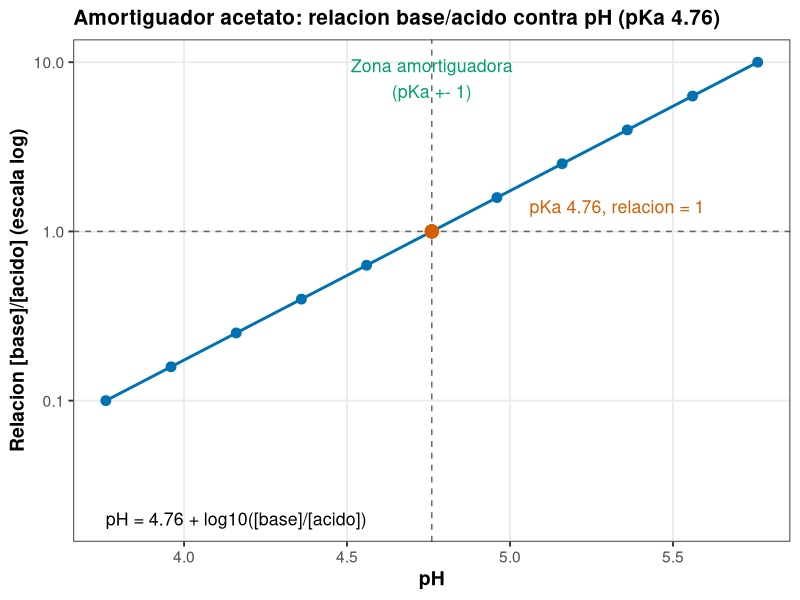
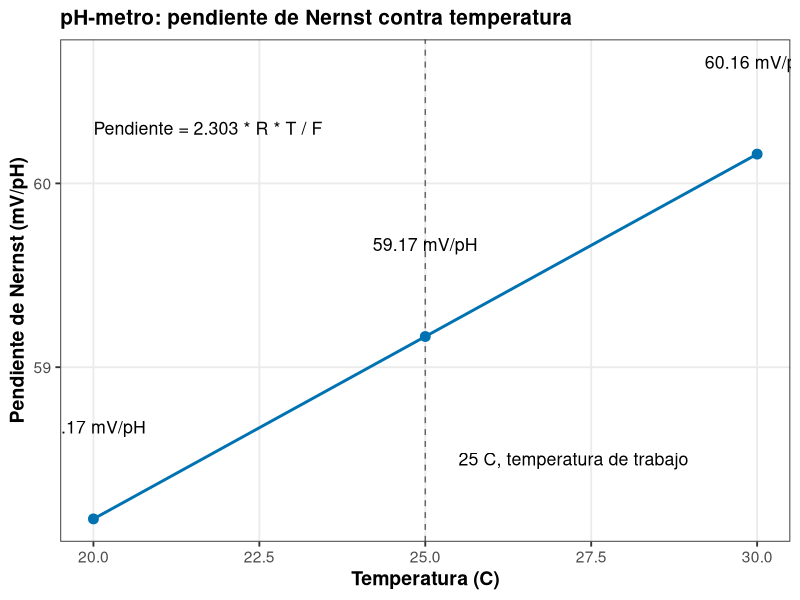
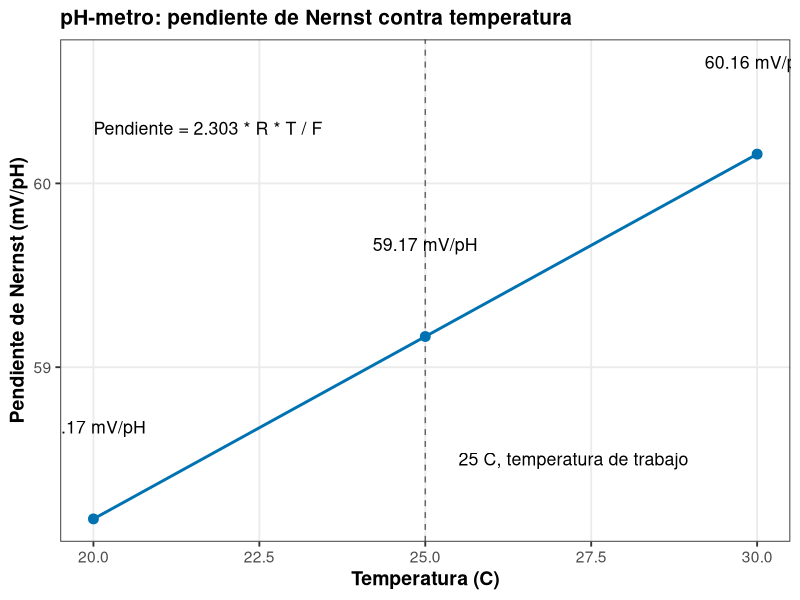
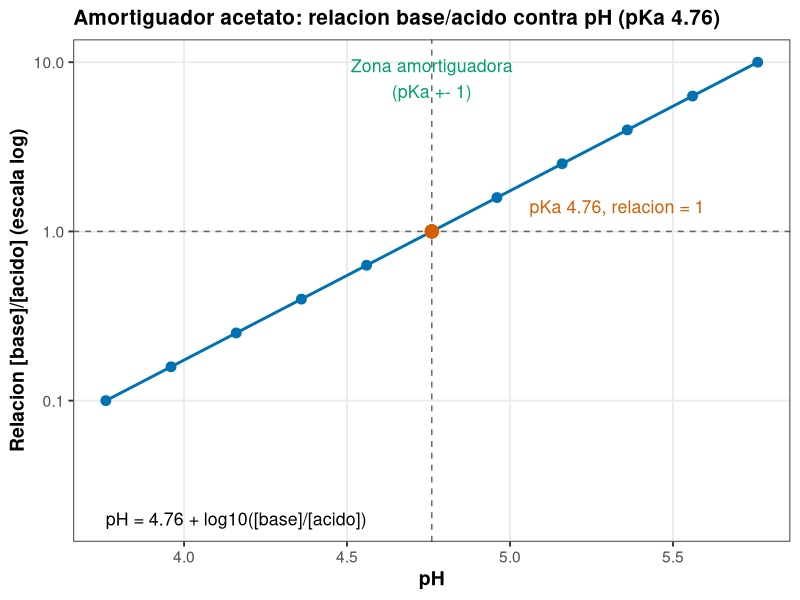

These charts were generated, in order, by the following R code:
# ==========================================================================
# P1. Preparacion de soluciones, filtracion y ajuste de pH
# ==========================================================================
# Autor: Dr. Jose Juan Torres Martinez
# Docente de Ciencias Quimicas
# Universidad Autonoma de San Luis Potosi (UASLP)
# Mexico
#
# Material academico para estudiantes
# Serie "Bioseparaciones" - Laboratorio, Practica 1. Soluciones y pH
#
# Descripcion: Practica 1 del laboratorio: la mesa de preparacion de soluciones y ajuste de pH. Aqui se calcula la masa a pesar para cada solucion con masa = M * V * PM / pureza, y se calcula la relacion base/acido del amortiguador acetato con Henderson-Hasselbalch (pKa 4.76). Los datos de partida son las concentraciones y volumenes pedidos en la practica. Lo que se aprende aqui es lo primero que se hace en cada practica que sigue: preparar bien las soluciones y dejar el pH donde lo pide el protocolo.
#
# Objetivos de aprendizaje:
#   - Calcular la masa a pesar con molaridad, volumen y pureza.
#   - Aplicar Henderson-Hasselbalch a un amortiguador acetato.
#   - Leer en la curva que relacion base/acido da cada pH.

# Datos: datos_preparaciones.csv (soluto, peso molecular, concentracion, volumen y pureza) y datos_amortiguador.csv (pH y relacion base/acido del amortiguador acetato).
# Desarrollo: empezamos en la primera practica del laboratorio, la mesa de preparacion. Primera parada: pesar cada reactivo con la balanza. Segunda parada: el amortiguador acetato y su curva contra pH. En cada parada calculamos y comentamos que significa el resultado antes de seguir.
# ==========================================================================

library(tidyverse)

# --------------------------------------------------------------------------
# Carpeta de trabajo: la del propio script
# --------------------------------------------------------------------------
# El script resuelve solo la carpeta donde esta guardado y la pone como
# carpeta de trabajo, asi los archivos de datos se leen por su nombre y la
# grafica se guarda en la misma carpeta, sin editar rutas.
# Primero prueba la ruta del documento activo en RStudio o Positron, luego
# la ruta del archivo al correr con Rscript o source(), y si nada de eso
# da una ruta, se queda en la carpeta de trabajo actual.
ruta_script <- NULL
if (requireNamespace("rstudioapi", quietly = TRUE) &&
    rstudioapi::isAvailable()) {
  ruta_script <- tryCatch(
    rstudioapi::getActiveDocumentContext()$path,
    error = function(e) NULL
  )
}
if (is.null(ruta_script) || !nzchar(ruta_script)) {
  ruta_script <- tryCatch(sys.frame(1)$ofile, error = function(e) NULL)
}
# Con Rscript el archivo no deja marco en la pila, asi que su ruta viene
# en los argumentos de la linea de comandos (--file=...).
if (is.null(ruta_script) || !nzchar(ruta_script)) {
  archivo <- grep("--file=", commandArgs(trailingOnly = FALSE), value = TRUE)
  if (length(archivo) > 0) {
    ruta_script <- sub("--file=", "", archivo[1])
  }
}
if (!is.null(ruta_script) && nzchar(ruta_script)) {
  setwd(dirname(normalizePath(ruta_script, mustWork = FALSE)))
}

# Estilo de graficas: tema claro y legible, paleta apta para daltonicos
# (Okabe-Ito) y tamano de fuente base mayor, para que las graficas se
# lean bien en el reporte y en la presentacion.
paleta <- c("#0072B2", "#E69F00", "#009E73", "#CC79A7", "#56B4E9", "#D55E00")
tema <- theme_bw(base_size = 14) +
  theme(
    plot.title = element_text(face = "bold", size = 15),
    plot.subtitle = element_text(size = 12),
    axis.title = element_text(face = "bold"),
    legend.position = "bottom",
    legend.title = element_text(face = "bold"),
    panel.grid.minor = element_blank()
  )

# --------------------------------------------------------------------------
# Protocolo (Manual de Practicas, Practica 1. Soluciones y pH)
# --------------------------------------------------------------------------
# En esta practica el trabajo es preparar soluciones, ajustar el pH y filtrar, con lo que se va a usar en las practicas que siguen. Las soluciones las indica el instructor (las soluciones para SDS-PAGE y el buffer de fosfatos).
# Paso 1. Preparacion de soluciones: se repasan molaridad, normalidad, porcentaje en peso, porcentaje en volumen y pureza de los reactivos, y se hacen los calculos para preparar las soluciones indicadas por el instructor.
# Paso 2. Ajuste de pH: se repasan los componentes y el funcionamiento del electrodo de pH, sus cuidados y su limpieza, la calibracion y el efecto de la temperatura. Cuando la molaridad debe ser precisa, el pH se ajusta con su acido o base conjugada; en los demas casos se ajusta con hidroxido de sodio o acido clorhidrico.
# Paso 3. Filtracion: el instructor revisa los componentes y el funcionamiento del sistema de filtracion y las membranas que se usan para filtrar solventes para cromatografia. Se practican filtraciones de agua y de las soluciones preparadas.
# Ecuacion de filtracion convencional (pregunta pre-laboratorio del manual): t/V = (mu * alfa * c / (2 * A^2 * deltaP)) * V + (mu * Rm / (A * deltaP)). t es el tiempo de filtracion, V el volumen filtrado, mu la viscosidad del liquido, alfa la resistencia especifica de la torta, c la concentracion de solidos, A el area de filtracion, deltaP la caida de presion y Rm la resistencia del medio filtrante. La grafica de t/V contra V es una recta: su pendiente da la resistencia de la torta y su ordenada la resistencia del medio.
# Preparacion de acetato de sodio 10 mM (pregunta pre-laboratorio del manual): la tabla de abajo ya trae ese ejemplo trabajado (acetato de sodio 10 mM, 250 mL); la masa sale de la formula de la Parada 1 y el pH se fija con su acido o base conjugada segun Henderson-Hasselbalch.
# Seguridad y reglas (manual): bata blanca de laboratorio obligatoria; cubrebocas y guantes cuando se indique; cuestionario pre-laboratorio entregado antes de empezar; limpiar la mesa de trabajo antes y despues de la practica; no fumar ni consumir alimentos o bebidas en el laboratorio.

# --------------------------------------------------------------------------
# Parada 1. Masa a pesar para cada solucion
# --------------------------------------------------------------------------
# Estamos en la mesa de preparacion con la balanza y los reactivos. Para cada solucion calculamos la masa a pesar con molaridad, volumen, peso molecular y pureza: la pureza corrige que el reactivo no es 100% puro.
# masa (g) = concentracion (mol/L) * volumen (L) * peso molecular (g/mol)
#   / pureza (fraccion). La pureza corrige que el reactivo no es 100% puro.
datos <- read_csv("datos_preparaciones.csv", show_col_types = FALSE)

datos <- datos %>%
  mutate(masa_g = concentracion_M * volumen_L *
           peso_molecular_g_mol / pureza)

# Normalidad y porcentaje en peso (manual: molaridad, normalidad,
# porcentaje en peso y pureza). Normalidad N = molaridad * equivalentes
# por mol: para estas preparaciones acido-base se intercambia un
# equivalente por mol (NaCl, acetato de sodio, fosfato disodico como
# HPO4 2- / H2PO4 - y Tris). Porcentaje en peso/volumen: gramos de
# soluto por 100 mL de solucion.
datos <- datos %>%
  mutate(
    equivalentes_por_mol = 1,
    normalidad_N = concentracion_M * equivalentes_por_mol,
    porcentaje_p_v = masa_g / (volumen_L * 1000) * 100
  )

print(datos)

# --------------------------------------------------------------------------
# Parada 2. Amortiguador acetato: relacion base/acido contra pH
# --------------------------------------------------------------------------
# Seguimos en la mesa de preparacion: ahora armamos el amortiguador acetato. Con Henderson-Hasselbalch calculamos que relacion base/acido da cada pH, para mezclar el amortiguador al pH que pide el protocolo.
# Henderson-Hasselbalch: pH = pKa + log10([base]/[acido]), pKa = 4.76.
# La relacion se calcula de cero: [base]/[acido] = 10^(pH - pKa).
pka <- 4.76

datos_am <- read_csv("datos_amortiguador.csv", show_col_types = FALSE)

datos_am <- datos_am %>%
  mutate(
    relacion_calculada = 10^(ph - pka),
    fraccion_base = relacion_calculada / (1 + relacion_calculada)
  )

print(datos_am)

# --------------------------------------------------------------------------
# Parada 3. Grafica: relacion base/acido contra pH
# --------------------------------------------------------------------------
# Graficamos la relacion base/acido contra el pH en escala logaritmica: la zona sombreada es la zona amortiguadora (pKa +- 1), la linea punteada marca el pKa 4.76, donde la relacion es 1, y el texto trae la ecuacion de Henderson-Hasselbalch.
grafica <- ggplot(
  datos_am,
  aes(x = ph, y = relacion_calculada)
) +
  annotate("rect", xmin = pka - 1, xmax = pka + 1,
           ymin = -Inf, ymax = Inf, fill = paleta[3], alpha = 0.15) +
  annotate("text", x = pka, y = 8,
           label = "Zona amortiguadora\n(pKa +- 1)", size = 4.5,
           color = paleta[3]) +
  geom_vline(xintercept = pka, linetype = "dashed", color = "grey40") +
  geom_hline(yintercept = 1, linetype = "dashed", color = "grey40") +
  geom_line(linewidth = 1, color = paleta[1]) +
  geom_point(size = 3, color = paleta[1]) +
  geom_point(aes(x = pka, y = 1), color = paleta[6], size = 4) +
  annotate("text", x = pka + 0.3, y = 1.4,
           label = "pKa 4.76, relacion = 1", hjust = 0, size = 4.5,
           color = paleta[6]) +
  annotate("text", x = min(datos_am$ph), y = 0.02,
           label = "pH = 4.76 + log10([base]/[acido])", hjust = 0,
           size = 4.5) +
  scale_y_log10() +
  labs(
    x = "pH",
    y = "Relacion [base]/[acido] (escala log)",
    title = "Amortiguador acetato: relacion base/acido contra pH (pKa 4.76)"
  ) +
  tema

print(grafica)

# --------------------------------------------------------------------------
# Parada 4. Efecto de la temperatura en la calibracion del pH-metro
# --------------------------------------------------------------------------
# El electrodo de pH sigue la ecuacion de Nernst: su pendiente es
# 2.303 * R * T / F. Al subir la temperatura sube la pendiente, por eso
# el manual pide revisar el efecto de la temperatura en la calibracion
# y calibrar a la temperatura de trabajo. R = 8.314 J/mol/K,
# F = 96485 C/mol, T en kelvin.
pendiente_nernst <- tibble(
  temperatura_C = c(20, 25, 30),
  temperatura_K = temperatura_C + 273.15
) %>%
  mutate(pendiente_mV_pH = 2.303 * 8.314 * temperatura_K / 96485 * 1000)

print(pendiente_nernst)

grafica_pendiente <- ggplot(
  pendiente_nernst,
  aes(x = temperatura_C, y = pendiente_mV_pH)
) +
  geom_vline(xintercept = 25, linetype = "dashed", color = "grey40") +
  annotate("text", x = 25.5, y = 58.5,
           label = "25 C, temperatura de trabajo", hjust = 0, size = 4.5) +
  geom_line(linewidth = 1, color = paleta[1]) +
  geom_point(size = 3, color = paleta[1]) +
  geom_text(aes(label = paste0(round(pendiente_mV_pH, 2), " mV/pH")),
            nudge_y = 0.5, size = 4.5) +
  annotate("text", x = 20, y = 60.3,
           label = "Pendiente = 2.303 * R * T / F", hjust = 0, size = 4.5) +
  labs(
    x = "Temperatura (C)",
    y = "Pendiente de Nernst (mV/pH)",
    title = "pH-metro: pendiente de Nernst contra temperatura"
  ) +
  tema

print(grafica_pendiente)

ggsave("01_pendiente_nernst.png", grafica_pendiente,
       width = 18, height = 12, units = "cm", dpi = 300)

# --------------------------------------------------------------------------
# 5. Exportar la grafica
# --------------------------------------------------------------------------
# Antes de salir de la mesa de preparacion guardamos la grafica de la practica.
ggsave("01_amortiguador.png", grafica,
       width = 18, height = 12, units = "cm", dpi = 300)

# --------------------------------------------------------------------------
# Interpretacion
# --------------------------------------------------------------------------
# Grafica (pendiente de Nernst contra temperatura): el eje x es la temperatura en C y el eje y es la pendiente en mV/pH; cada punto trae su valor y la linea punteada es 25 C, la temperatura de trabajo.
# - La pendiente sube con la temperatura: 58.17 mV/pH a 20 C, 59.16 mV/pH a 25 C y 60.15 mV/pH a 30 C. Esto significa que un pH-metro calibrado a una temperatura mide mal a otra, y por eso se calibra a la temperatura de trabajo.
# Grafica (relacion base/acido contra pH): el eje x es el pH (adimensional) y el eje y es la relacion [base]/[acido] en escala log (adimensional); la zona sombreada es la zona amortiguadora (pKa +- 1) y el punto marcado es el pKa, donde la relacion es 1.
# - La masa a pesar crece con la concentracion, el volumen y el peso molecular, y sube un poco al corregir por pureza. Esto significa que olvidar la pureza deja la solucion un poco diluida, y por eso lo siguiente en cada practica es pesar con la formula completa.
# - En pH = pKa la relacion base/acido es 1; por debajo manda el acido y por encima manda la base. Esto significa que el pKa es el centro del amortiguador, y alrededor de el es donde el amortiguador resiste mejor los cambios de pH.

# --------------------------------------------------------------------------
# Que aprendimos
# --------------------------------------------------------------------------
# - La formula masa = M * V * PM / pureza resuelve cualquier preparacion de la practica.
# - Henderson-Hasselbalch dice que proporcion de base y acido mezclar para un pH objetivo.
# - Los errores sistematicos desvian siempre en el mismo sentido (por ejemplo, una balanza mal calibrada) y se corrigen calibrando; los errores al azar varian en cada medida y se reducen repitiendo y promediando.
# Terminamos la practica en la mesa de preparacion: ya sabemos pesar cada reactivo y mezclar el amortiguador al pH pedido. Seguimos a la siguiente practica: el gel de SDS-PAGE, donde se mide el peso molecular de la proteina.
